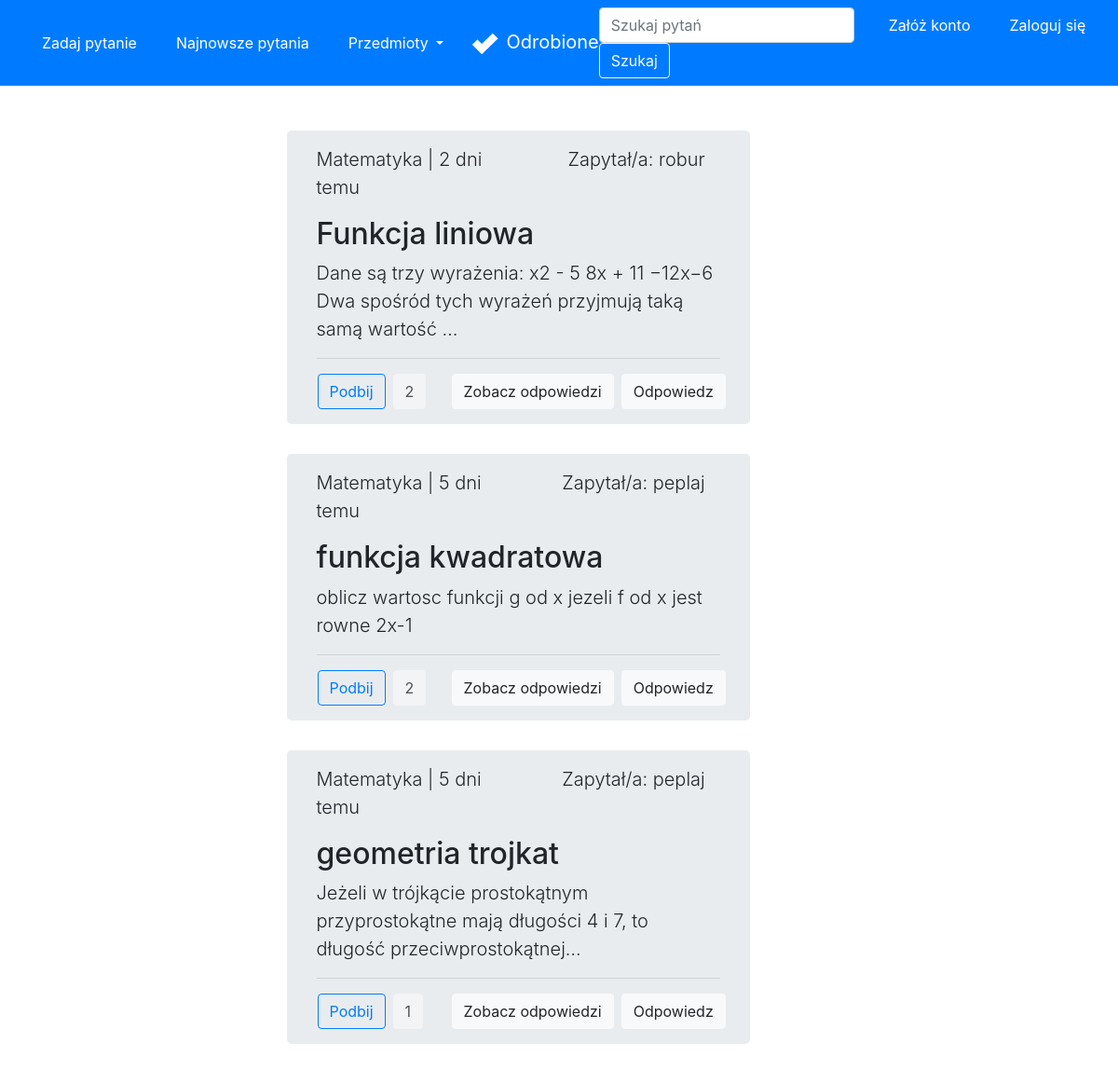
The app's page /disSubject/mat with its own data.
### forum/models.py (models this page shows, shortened)
class Question(Model):
    title = CharField(max_length=300)
    desc = TextField()
    image = ImageField(upload_to='images/', blank=True)
    createDate = DateTimeField(auto_now_add=True)
    user = ForeignKey(User, on_delete=CASCADE)
    schools = [
        ('', 'Wybierz szkołę'),
        ('ps', 'Szkoła Podstawowa'),
        ('ms', 'Szkoła Średnia'),
        ('cl', 'Studia'),
    ]
    school = CharField(max_length=2, choices=schools,
                       default='')
    subjects = [
        ('', 'Wybierz przedmiot'),
        ('mat', 'Matematyka'),
        ('fiz', 'Fizyka'),
        ('inf', 'Informatyka'),
        ('pol', 'Język Polski'),
        ('ang', 'Język Angielski'),
        ('nmc', 'Język Niemiecki'),
        ('his', 'Historia'),
        ('bio', 'Biologia'),
        ('che', 'Chemia'),
        ('geo', 'Geografia'),
    ]
    subject = CharField(max_length=3, choices=subjects,
                        default='')
    likes = ManyToManyField(User, related_name='likes', blank=True)
    def total_likes(self):
        return self.likes.count()
    def display_time(self):
        mytimezone = timezone.utc
        now = datetime.now(mytimezone)
        diff = (now - self.createDate).days
        if diff == 0:
            if str(now - self.createDate).split(":")[0] == "0":
                if now.hour == self.createDate.hour and now.minute - self.createDate.minute != 0:
                    return str(now.minute - self.createDate.minute)+" min. temu"
                if now.minute - self.createDate.minute != 0:
                    return str(now - self.createDate).split(":")[1]+" min. temu"
                else:
                    return "teraz"
            else:
                return str(now - self.createDate).split(":")[0] + " godz. temu"
        else:
            if diff == 1:
                return str(diff)+" dzień temu"
            else:
                return str(diff)+" dni temu"
    def display_subject(self):
        mySubjects = {'mat': 'Matematyka', 'fiz': 'Fizyka', 'inf': 'Informatyka',
                      'pol': 'Język Polski', 'ang': 'Język Angielski', 'nmc': 'Język Niemiecki',
                      'his': 'Historia', 'bio': 'Biologia', 'che': 'Chemia', 'geo': 'Geografia'}
        return mySubjects[self.subject]

### accounts/models.py (models this page shows)
class User(AbstractUser):
    email = models.EmailField(_('email address'), unique=True)

### forum/views.py (the view)
# urls.py: path('disSubject/<str:subjectKey>', views.disSubject, name='disSubject'),
def disSubject(request, subjectKey):
    questions = Question.objects.filter(
        subject=subjectKey).order_by('-createDate')
    for question in questions:
        if question.likes.filter(id=request.user.id).exists():
            question.is_liked = True
        else:
            question.is_liked = False
    return render(request, 'forum/disSubject.html', {'questions': questions})

### forum/templates/forum/disSubject.html (shortened to what this page needs)
{% extends 'forum/base.html' %}
{% block content %}
<div class="row justify-content-center">
    <div class="col-md-6">
        <br>
        <br>
        {% if questions %}
        {% for question in questions %}
        <div class="jumbotron py-3" style="height: fit-content; width: 85%;">
            <div class="row">
                <div class="col text-left">
                    <p class="lead">{{question.display_subject}} | {{question.display_time}}</p>
                </div>
                <div class="col text-right mr-3">
                    <p class="lead">Zapytał/a: {{question.user}}</p>
                </div>
            </div>
            <h2 class="display">{{question.title}}</h2>
            <p class="lead">{{question.desc|truncatechars:100}}</p>
            <hr class="my-2">
            <div class="row mt-3">
                <div class="col content-left">
                    <div class="row">
                        <form action="{% url 'like' question.id %}" method="POST">
                            {% if question.is_liked %}
                            <button type="submit" class="btn btn-primary ml-3">Podbij</button>
                            {% else %}
                            <button type="submit" class="btn btn-outline-primary ml-3">Podbij</button>
                            {% endif %}
                        </form>
                        <a class="btn btn-light disabled ml-2" style="color: black;" href="#"
                            role="button">{{question.total_likes}}</a>
                    </div>
                </div>
                <div class="row">
                    <a class="btn btn-light mr-2" href="{% url 'detail' question.id %}" role="button">Zobacz
                        odpowiedzi</a>
                        <form action="{% url 'createAnswer' question.id %}">
                            <button class="btn btn-light mr-4" type="submit">Odpowiedz</button>
                        </form>
                </div>
            </div>
        </div>
        {% endfor %}
        {% else %}
        <h1 class="text-center">Brak pytań z tego przedmiotu :(</h1>
        {% endif %}
    </div>
</div>
{% endblock content %}

### records on screen
Question: display_subject "Matematyka", display_time "2 dni temu", user "robur", title "Funkcja liniowa", desc "Dane są trzy wyrażenia: x2 - 5 8x + 11 −12x−6 Dwa spośród tych wyrażeń przyjmują taką samą wartość …", shows "Podbij", total_likes "2"
Question: display_subject "Matematyka", display_time "5 dni temu", user "peplaj", title "funkcja kwadratowa", desc "oblicz wartosc funkcji g od x jezeli f od x jest rowne 2x-1", shows "Podbij", total_likes "2"
Question: display_subject "Matematyka", display_time "5 dni temu", user "peplaj", title "geometria trojkat", desc "Jeżeli w trójkącie prostokątnym przyprostokątne mają długości 4 i 7, to długość przeciwprostokątnej…", shows "Podbij", total_likes "1"
